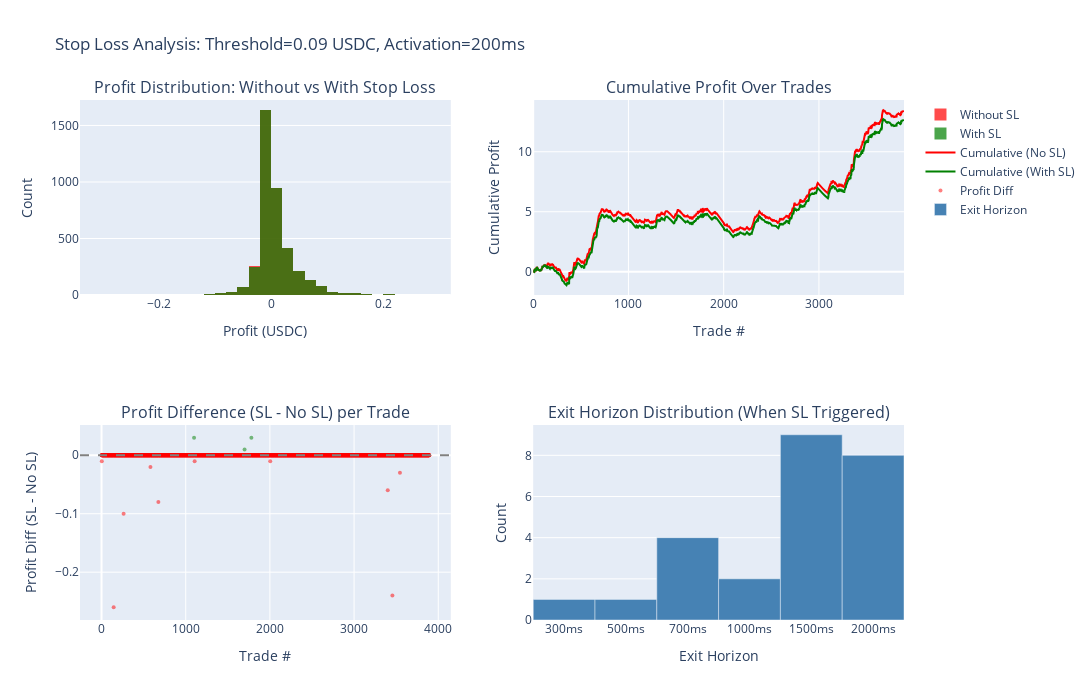

The code cell stored with this chart in its notebook:
### Code cell
# ============================================================================
# VISUALIZATION: Stop Loss Impact
# ============================================================================

from plotly.subplots import make_subplots
import plotly.graph_objects as go

fig = make_subplots(
    rows=2, cols=2,
    subplot_titles=(
        "Profit Distribution: Without vs With Stop Loss",
        "Cumulative Profit Over Trades",
        "Profit Difference (SL - No SL) per Trade",
        "Exit Horizon Distribution (When SL Triggered)"
    )
)

# 1. Profit Distribution Comparison (histogram)
fig.add_trace(
    go.Histogram(
        x=valid_sl["profit_no_sl"], 
        name="Without SL", 
        opacity=0.7,
        marker_color="red",
        nbinsx=50
    ),
    row=1, col=1
)
fig.add_trace(
    go.Histogram(
        x=valid_sl["profit_sl"], 
        name="With SL", 
        opacity=0.7,
        marker_color="green",
        nbinsx=50
    ),
    row=1, col=1
)

# 2. Cumulative Profit Over Trades
valid_sl_sorted = valid_sl.sort_values("btc_ts_ms").reset_index(drop=True)
fig.add_trace(
    go.Scatter(
        x=list(range(len(valid_sl_sorted))),
        y=valid_sl_sorted["profit_no_sl"].cumsum(),
        name="Cumulative (No SL)",
        line=dict(color="red", width=2)
    ),
    row=1, col=2
)
fig.add_trace(
    go.Scatter(
        x=list(range(len(valid_sl_sorted))),
        y=valid_sl_sorted["profit_sl"].cumsum(),
        name="Cumulative (With SL)",
        line=dict(color="green", width=2)
    ),
    row=1, col=2
)

# 3. Profit Difference per Trade (scatter)
valid_sl["profit_diff"] = valid_sl["profit_sl"] - valid_sl["profit_no_sl"]
fig.add_trace(
    go.Scatter(
        x=list(range(len(valid_sl))),
        y=valid_sl["profit_diff"].values,
        mode="markers",
        name="Profit Diff",
        marker=dict(
            color=["green" if d > 0 else "red" for d in valid_sl["profit_diff"]],
            size=4,
            opacity=0.5
        )
    ),
    row=2, col=1
)
fig.add_hline(y=0, line_dash="dash", line_color="gray", row=2, col=1)

# 4. Exit Horizon Distribution (when SL triggered)
if len(sl_triggered) > 0:
    exit_counts = sl_triggered["exit_horizon_sl"].value_counts().sort_index()
    fig.add_trace(
        go.Bar(
            x=[str(h) + "ms" for h in exit_counts.index],
            y=exit_counts.values,
            name="Exit Horizon",
            marker_color="steelblue"
        ),
        row=2, col=2
    )

# Layout
fig.update_layout(
    height=700,
    width=1100,
    title_text=f"Stop Loss Analysis: Threshold={STOP_LOSS_THRESHOLD} USDC, Activation={STOP_LOSS_ACTIVATION_MS}ms",
    showlegend=True,
    barmode="overlay"
)

fig.update_xaxes(title_text="Profit (USDC)", row=1, col=1)
fig.update_xaxes(title_text="Trade #", row=1, col=2)
fig.update_xaxes(title_text="Trade #", row=2, col=1)
fig.update_xaxes(title_text="Exit Horizon", row=2, col=2)

fig.update_yaxes(title_text="Count", row=1, col=1)
fig.update_yaxes(title_text="Cumulative Profit", row=1, col=2)
fig.update_yaxes(title_text="Profit Diff (SL - No SL)", row=2, col=1)
fig.update_yaxes(title_text="Count", row=2, col=2)

fig.show()

### Figure 1 — Plotly figure (JSON) as saved in the notebook; plotly's stock layout.template omitted (floating-point values rounded to 4 significant figures; data arrays with more than 128 entries replaced by an {"elided": "..."} marker saying what was removed)
{"data": [{"marker": {"color": "red"}, "name": "Without SL", "nbinsx": 50, "opacity": 0.7, "type": "histogram", "x": {"elided": "3894 float values"}, "xaxis": "x", "yaxis": "y"}, {"marker": {"color": "green"}, "name": "With SL", "nbinsx": 50, "opacity": 0.7, "type": "histogram", "x": {"elided": "3894 float values"}, "xaxis": "x", "yaxis": "y"}, {"line": {"color": "red", "width": 2}, "name": "Cumulative (No SL)", "type": "scatter", "x": {"elided": "3894 int values"}, "xaxis": "x2", "y": {"elided": "3894 float values"}, "yaxis": "y2"}, {"line": {"color": "green", "width": 2}, "name": "Cumulative (With SL)", "type": "scatter", "x": {"elided": "3894 int values"}, "xaxis": "x2", "y": {"elided": "3894 float values"}, "yaxis": "y2"}, {"marker": {"color": {"elided": "3894 str values"}, "opacity": 0.5, "size": 4}, "mode": "markers", "name": "Profit Diff", "type": "scatter", "x": {"elided": "3894 int values"}, "xaxis": "x3", "y": {"elided": "3894 float values"}, "yaxis": "y3"}, {"marker": {"color": "steelblue"}, "name": "Exit Horizon", "type": "bar", "x": ["300ms", "500ms", "700ms", "1000ms", "1500ms", "2000ms"], "xaxis": "x4", "y": [1, 1, 4, 2, 9, 8], "yaxis": "y4"}], "layout": {"annotations": [{"font": {"size": 16}, "showarrow": false, "text": "Profit Distribution: Without vs With Stop Loss", "x": 0.225, "xanchor": "center", "xref": "paper", "y": 1, "yanchor": "bottom", "yref": "paper"}, {"font": {"size": 16}, "showarrow": false, "text": "Cumulative Profit Over Trades", "x": 0.775, "xanchor": "center", "xref": "paper", "y": 1, "yanchor": "bottom", "yref": "paper"}, {"font": {"size": 16}, "showarrow": false, "text": "Profit Difference (SL - No SL) per Trade", "x": 0.225, "xanchor": "center", "xref": "paper", "y": 0.375, "yanchor": "bottom", "yref": "paper"}, {"font": {"size": 16}, "showarrow": false, "text": "Exit Horizon Distribution (When SL Triggered)", "x": 0.775, "xanchor": "center", "xref": "paper", "y": 0.375, "yanchor": "bottom", "yref": "paper"}], "barmode": "overlay", "height": 700, "shapes": [{"line": {"color": "gray", "dash": "dash"}, "type": "line", "x0": 0, "x1": 1, "xref": "x3 domain", "y0": 0, "y1": 0, "yref": "y3"}], "showlegend": true, "title": {"text": "Stop Loss Analysis: Threshold=0.09 USDC, Activation=200ms"}, "width": 1100, "xaxis": {"anchor": "y", "domain": [0, 0.45], "title": {"text": "Profit (USDC)"}}, "xaxis2": {"anchor": "y2", "domain": [0.55, 1], "title": {"text": "Trade #"}}, "xaxis3": {"anchor": "y3", "domain": [0, 0.45], "title": {"text": "Trade #"}}, "xaxis4": {"anchor": "y4", "domain": [0.55, 1], "title": {"text": "Exit Horizon"}}, "yaxis": {"anchor": "x", "domain": [0.625, 1], "title": {"text": "Count"}}, "yaxis2": {"anchor": "x2", "domain": [0.625, 1], "title": {"text": "Cumulative Profit"}}, "yaxis3": {"anchor": "x3", "domain": [0, 0.375], "title": {"text": "Profit Diff (SL - No SL)"}}, "yaxis4": {"anchor": "x4", "domain": [0, 0.375], "title": {"text": "Count"}}}}
